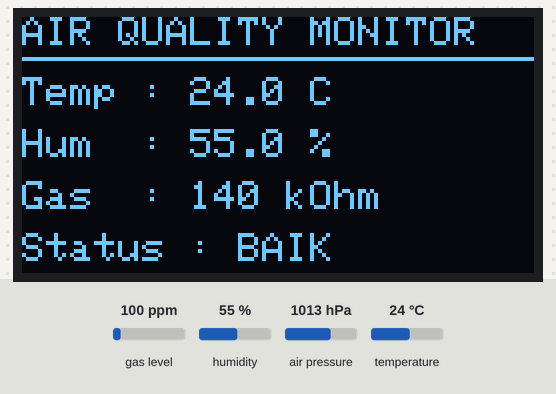
Bench run of a sketch on a simulated ESP32. Parts: 128×64 one-colour display. The inputs (shaded band) are chosen by the test bench; at power-on: gas level 100 ppm, humidity 55 %, temperature 24 °C, air pressure 1013 hPa. What the sketch prints to the serial monitor is not drawn.

Above: at 3.2 s.
3.3 s: gas level set to 500 ppm
At 5.7 s:
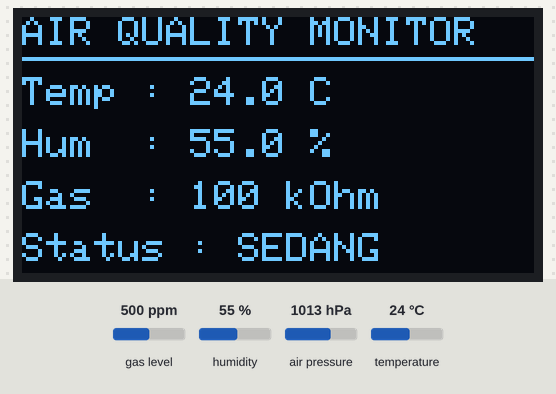
7.4 s: gas level set to 980 ppm
At 9.9 s:
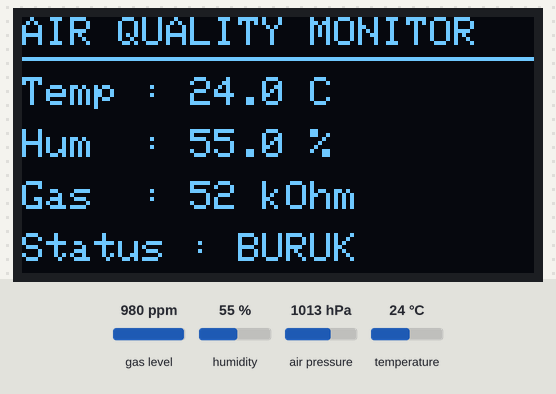
11.5 s: humidity set to 22 %
At 12.8 s:
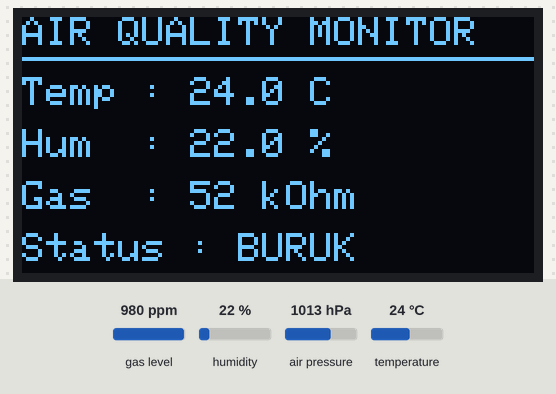
15.6 s: gas level set to 20 ppm
At 18.7 s:
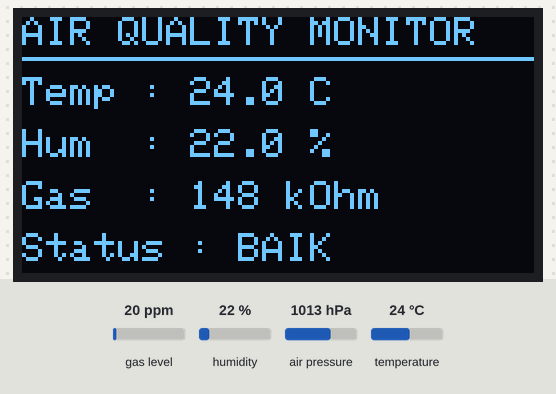
19.7 s: temperature set to 12 °C
At 21.7 s:
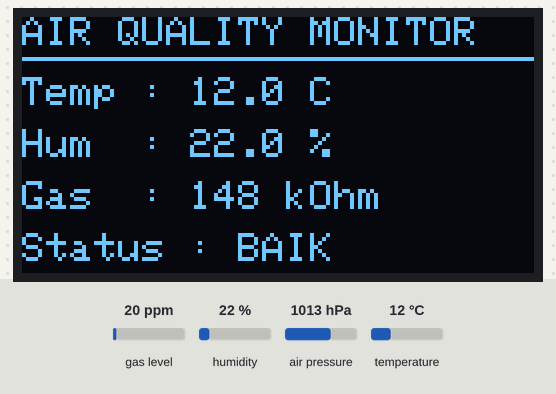
Timing chart, 0 to 23.2 s (numbered marks = the images above; inputs shaded):
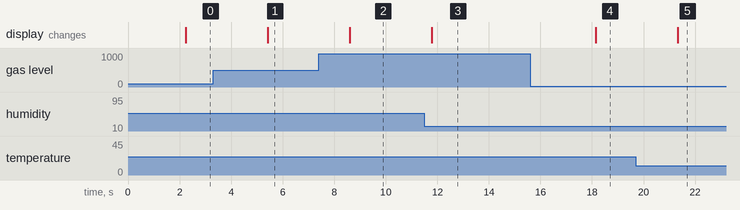

The sketch:

bmee.ino
```cpp
#include <Wire.h>
#include <Adafruit_GFX.h>
#include <Adafruit_SSD1306.h>
#include <Adafruit_BME680.h>

#define SCREEN_WIDTH 128
#define SCREEN_HEIGHT 64

#define SDA_PIN 21
#define SCL_PIN 22

Adafruit_SSD1306 display(SCREEN_WIDTH, SCREEN_HEIGHT, &Wire, -1);
Adafruit_BME680 bme;

void setup() {

  Serial.begin(115200);
  Wire.begin(SDA_PIN, SCL_PIN);

  // OLED
  if (!display.begin(SSD1306_SWITCHCAPVCC, 0x3C)) {
    Serial.println("OLED gagal");
    while (1);
  }

  // BME680
  if (!bme.begin(0x77)) {
    Serial.println("BME680 tidak ditemukan");
    while (1);
  }

  bme.setTemperatureOversampling(BME680_OS_8X);
  bme.setHumidityOversampling(BME680_OS_2X);
  bme.setPressureOversampling(BME680_OS_4X);
  bme.setIIRFilterSize(BME680_FILTER_SIZE_3);
  bme.setGasHeater(320, 150);

  // Splash Screen
  display.clearDisplay();
  display.setTextSize(2);
  display.setTextColor(SSD1306_WHITE);

  display.setCursor(10, 15);
  display.println("AIR");

  display.setCursor(10, 40);
  display.println("QUALITY");

  display.display();

  delay(2000);
}

void loop() {

  if (!bme.performReading()) {
    Serial.println("Gagal membaca sensor");
    return;
  }

  float suhu = bme.temperature;
  float hum  = bme.humidity;
  float gas  = bme.gas_resistance / 1000.0;

  String status;

  if (gas > 120)
    status = "BAIK";
  else if (gas > 60)
    status = "SEDANG";
  else
    status = "BURUK";

  // =====================
  // SERIAL MONITOR
  // =====================

  Serial.println("====================");

  Serial.print("Suhu : ");
  Serial.print(suhu, 1);
  Serial.println(" C");

  Serial.print("Humidity : ");
  Serial.print(hum, 1);
  Serial.println(" %");

  Serial.print("Gas : ");
  Serial.print(gas, 1);
  Serial.println(" kOhm");

  Serial.print("Status : ");
  Serial.println(status);

  // =====================
  // OLED
  // =====================

  display.clearDisplay();

  display.setTextSize(1);

  display.setCursor(0,0);
  display.println("AIR QUALITY MONITOR");

  display.drawLine(0,10,128,10,SSD1306_WHITE);

  display.setCursor(0,15);
  display.print("Temp : ");
  display.print(suhu,1);
  display.println(" C");

  display.setCursor(0,28);
  display.print("Hum  : ");
  display.print(hum,1);
  display.println(" %");

  display.setCursor(0,41);
  display.print("Gas  : ");
  display.print(gas,0);
  display.println(" kOhm");

  display.setCursor(0,54);
  display.print("Status : ");
  display.print(status);

  display.display();

  delay(3000);
}
```

Measured:
- after the input at 3.3 s, the display: changes after 2.1 s (image 1)
- after the input at 7.4 s, the display: changes after 1.2 s (image 2)
- after the input at 11.5 s, the display: changes after 0.28 s (image 3)
- after the input at 15.6 s, the display: changes after 2.5 s (image 4)
- after the input at 19.7 s, the display: changes after 1.6 s (image 5)
